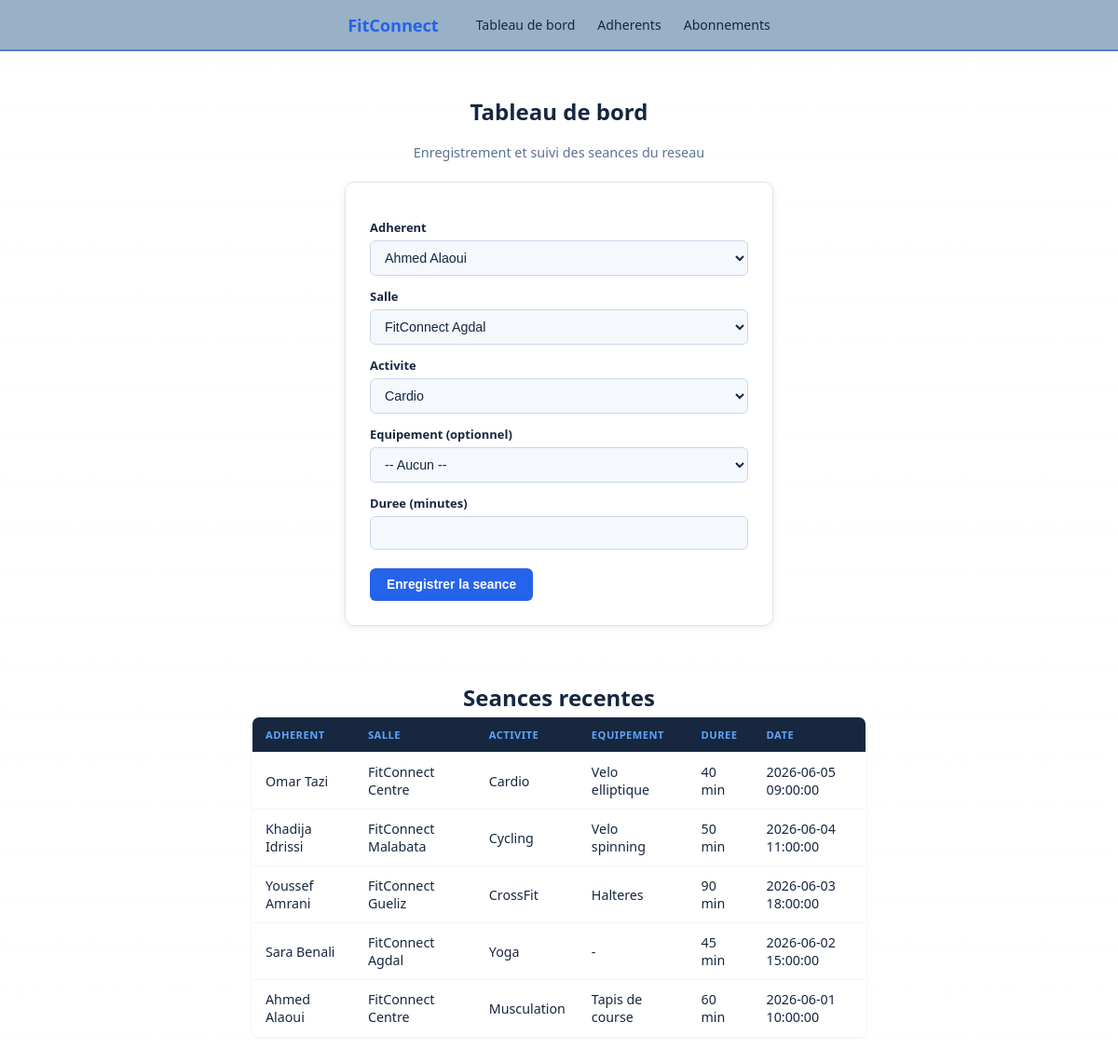
The page /public/index.php on the database its author committed.
### tables this page shows
CREATE TABLE seances (
    id_seance INT AUTO_INCREMENT PRIMARY KEY,
    id_adherent INT NOT NULL,
    id_salle INT NOT NULL,
    id_activite INT NOT NULL,
    id_equipement INT,
    duree_minutes INT NOT NULL,
    date_seance DATETIME NOT NULL,

    FOREIGN KEY (id_adherent) REFERENCES adherents(id_adherent),
    FOREIGN KEY (id_salle) REFERENCES salles(id_salle),
    FOREIGN KEY (id_activite) REFERENCES activites(id_activite),
    FOREIGN KEY (id_equipement) REFERENCES equipements(id_equipement)
);

CREATE TABLE adherents (
    id_adherent INT AUTO_INCREMENT PRIMARY KEY,
    nom VARCHAR(100) NOT NULL,
    prenom VARCHAR(100) NOT NULL,
    email VARCHAR(150) NOT NULL,
    telephone VARCHAR(30),
    date_inscription DATE NOT NULL,
    id_salle INT NOT NULL,
    FOREIGN KEY (id_salle) REFERENCES salles(id_salle)
);

CREATE TABLE salles (
    id_salle INT AUTO_INCREMENT PRIMARY KEY,
    nom VARCHAR(100) NOT NULL,
    adresse VARCHAR(255) NOT NULL,
    ville VARCHAR(100) NOT NULL
);

CREATE TABLE activites (
    id_activite INT AUTO_INCREMENT PRIMARY KEY,
    nom VARCHAR(100) NOT NULL,
    description VARCHAR(255)
);

CREATE TABLE equipements (
    id_equipement INT AUTO_INCREMENT PRIMARY KEY,
    nom VARCHAR(100) NOT NULL,
    id_salle INT NOT NULL,
    FOREIGN KEY (id_salle) REFERENCES salles(id_salle)
);

### app/Controllers/SeanceController.php (called while the page is built, shortened)
<?php
class SeanceController
{
    private SeanceService $seanceService;
    private PDO $pdo;
    public function __construct(PDO $pdo)
    {
        $this->pdo = $pdo;
        $abonnementService = new AbonnementService(new AbonnementRepository($pdo));
        $this->seanceService = new SeanceService(new SeanceRepository($pdo), $abonnementService);
    }
    public function dashboard(): void
    {
        $seances = $this->seanceService->listerDetaillees();
        $adherents = (new AdherentRepository($this->pdo))->findAll();
        $salles = $this->pdo->query('SELECT * FROM salles ORDER BY nom')->fetchAll();
        $activites = $this->pdo->query('SELECT * FROM activites ORDER BY nom')->fetchAll();
        require __DIR__ . '/../../views/dashboard/index.php';
    }
}

### vendor_autoload.php (called while the page is built, shortened)
<?php
spl_autoload_register(function (string $class): void {
    $prefixes = [
        'App\\'    => __DIR__ . '/app/',
        'Config\\' => __DIR__ . '/config/',
    ];
    foreach ($prefixes as $prefix => $baseDir) {
        if (strncmp($prefix, $class, strlen($prefix)) === 0) {
            $relative = substr($class, strlen($prefix));
            $file = $baseDir . str_replace('\\', '/', $relative) . '.php';
            if (file_exists($file)) {
                return;
            }
        }
    }
});

### app/Repositories/AdherentRepository.php (called while the page is built, shortened)
<?php
class AdherentRepository
{
    private PDO $pdo;
    public function __construct(PDO $pdo)
    {
        $this->pdo = $pdo;
    }
    public function findAll(): array
    {
        $stmt = $this->pdo->query('SELECT * FROM adherents ORDER BY nom, prenom');
        return array_map(fn($row) => Adherent::fromArray($row), $stmt->fetchAll());
    }
}

### app/Entities/Adherent.php (called while the page is built, shortened)
<?php
class Adherent
{
    private ?int $idAdherent;
    private string $nom;
    private string $prenom;
    public function __construct(
        string $nom,
        string $prenom,
        string $email,
        ?string $telephone,
        string $dateInscription,
        int $idSalle,
        ?int $idAdherent = null
    ) {
        $this->nom = $nom;
        $this->prenom = $prenom;
        $this->idAdherent = $idAdherent;
    }
    public static function fromArray(array $row): self
    {
        return new self(
            $row['nom'],
            $row['prenom'],
            $row['email'],
            $row['telephone'] ?? null,
            $row['date_inscription'],
            (int) $row['id_salle'],
            isset($row['id_adherent']) ? (int) $row['id_adherent'] : null
        );
    }
    public function getIdAdherent(): ?int { return $this->idAdherent; }
    public function getNomComplet(): string { return $this->prenom . ' ' . $this->nom; }
}

### app/Services/SeanceService.php (called while the page is built, shortened)
<?php
class SeanceService
{
    private SeanceRepository $seanceRepository;
    public function __construct(SeanceRepository $seanceRepository, AbonnementService $abonnementService)
    {
        $this->seanceRepository = $seanceRepository;
    }
    public function listerDetaillees(): array
    {
        return $this->seanceRepository->findAllDetaille();
    }
}

### app/Repositories/SeanceRepository.php (called while the page is built, shortened)
<?php
class SeanceRepository
{
    private PDO $pdo;
    public function __construct(PDO $pdo)
    {
        $this->pdo = $pdo;
    }
    public function findAllDetaille(): array
    {
        $sql = "SELECT s.*, a.nom AS adherent_nom, a.prenom AS adherent_prenom,
                       sa.nom AS salle_nom, ac.nom AS activite_nom, e.nom AS equipement_nom
                FROM seances s
                JOIN adherents a ON a.id_adherent = s.id_adherent
                JOIN salles sa ON sa.id_salle = s.id_salle
                JOIN activites ac ON ac.id_activite = s.id_activite
                LEFT JOIN equipements e ON e.id_equipement = s.id_equipement
                ORDER BY s.date_seance DESC";
        $stmt = $this->pdo->query($sql);
        return $stmt->fetchAll();
    }
}

### views/dashboard/index.php (the view, shortened to what this page needs)
<?php require __DIR__ . '/../partials/nav.php'; ?>
<div class="container">
    <h1>Tableau de bord</h1>
    <p class="subtitle">Enregistrement et suivi des seances du reseau</p>
    <form class="card" method="post" action="index.php?page=dashboard">
        <label>Adherent</label>
        <select name="id_adherent" required>
            <?php foreach ($adherents as $a): ?>
                <option value="<?= $a->getIdAdherent() ?>"><?= htmlspecialchars($a->getNomComplet()) ?></option>
            <?php endforeach; ?>
        </select>
        <label>Salle</label>
        <select name="id_salle" required>
            <?php foreach ($salles as $s): ?>
                <option value="<?= $s['id_salle'] ?>"><?= htmlspecialchars($s['nom']) ?></option>
            <?php endforeach; ?>
        </select>
        <label>Activite</label>
        <select name="id_activite" required>
            <?php foreach ($activites as $act): ?>
                <option value="<?= $act['id_activite'] ?>"><?= htmlspecialchars($act['nom']) ?></option>
            <?php endforeach; ?>
        </select>
        <label>Equipement (optionnel)</label>
        <select name="id_equipement">
            <option value="">-- Aucun --</option>
        </select>
        <label>Duree (minutes)</label>
        <input type="number" name="duree_minutes" min="1" required>
        <button type="submit">Enregistrer la seance</button>
    </form>
    <h1 style="margin-top:36px;">Seances recentes</h1>
    <table>
        <thead>
        <tr><th>Adherent</th><th>Salle</th><th>Activite</th><th>Equipement</th><th>Duree</th><th>Date</th></tr>
        </thead>
        <tbody>
        <?php foreach (array_slice($seances, 0, 30) as $s): ?>
            <tr>
                <td><?= htmlspecialchars($s['adherent_prenom'] . ' ' . $s['adherent_nom']) ?></td>
                <td><?= htmlspecialchars($s['salle_nom']) ?></td>
                <td><?= htmlspecialchars($s['activite_nom']) ?></td>
                <td><?= htmlspecialchars($s['equipement_nom'] ?? '-') ?></td>
                <td><?= (int)$s['duree_minutes'] ?> min</td>
                <td><?= htmlspecialchars($s['date_seance']) ?></td>
            </tr>
        <?php endforeach; ?>
        </tbody>
    </table>
</div>

### public/index.php (shortened to what this page needs)
<?php
require_once __DIR__ . '/../vendor_autoload.php';
try {
    $pdo = Database::getConnection();
} catch (\Throwable $e) {
    http_response_code(500);
    echo '<h1>Erreur de connexion a la base de donnees</h1><p>' . htmlspecialchars($e->getMessage()) . '</p>';
    exit;
}
$page = $_GET['page'] ?? 'dashboard';
switch ($page) {
    case 'dashboard':
    default:
        (new SeanceController($pdo))->dashboard();
        break;
}

### views/partials/nav.php (shortened to what this page needs)
<!DOCTYPE html>
<html lang="fr">
<head>
    <link rel="stylesheet" href="assets/style.css">
</head>
<body>
<nav>
    <span class="brand">FitConnect</span>
    <a href="index.php?page=dashboard">Tableau de bord</a>
    <a href="index.php?page=adherents">Adherents</a>
    <a href="index.php?page=abonnements">Abonnements</a>
</nav>

### public/assets/style.css (style rules this page uses)
* { box-sizing: border-box; }
body { font-family: 'Segoe UI', Arial, sans-serif; background: linear-gradient(rgba(255, 255, 255, 0.75), rgba(255, 255, 255, 0.658)), url('https://images.pexels.com/photos/1552242/pexels-photo-1552242.jpeg?auto=compress&cs=tinysrgb&w=1920') no-repeat center center fixed !important; background-size: cover !important; margin: 0; color: #16273f; }
nav { background: rgba(148, 173, 197, 0.95); padding: 14px 28px; display: flex; gap: 24px; align-items: center; justify-content: center; border-bottom: 2px solid #567ed4; box-shadow: 0 1px 3px rgba(22, 39, 63, .06); backdrop-filter: blur(8px); }
nav .brand { font-weight: 700; font-size: 1.15rem; color: #2563eb; margin-right: 16px; letter-spacing: -.01em; }
nav a { color: #16273f; text-decoration: none; font-weight: 500; font-size: .88rem; }
.container { max-width: 700px; margin: 32px auto; padding: 0 20px; display: flex; flex-direction: column; align-items: center; text-align: center; }
h1 { font-size: 1.5rem; margin-bottom: 4px; color: #16273f; font-weight: 700; }
.subtitle { color: #5b7290; margin-bottom: 22px; font-size: .9rem; }
table { width: 100%; border-collapse: collapse; background: rgba(255, 255, 255, 0.95); backdrop-filter: blur(8px); border: 1px solid #d7e3f4; border-radius: 8px; overflow: hidden; box-shadow: 0 1px 3px rgba(22, 39, 63, .08); text-align: left; }
th, td { text-align: left; padding: 11px 14px; border-bottom: 1px solid #eef3fa; font-size: .89rem; }
th { background: #16273f; text-transform: uppercase; font-size: .7rem; letter-spacing: .04em; color: #60a5fa; font-weight: 700; }
tr:last-child td { border-bottom: none; }
form.card, .card { background: rgba(255, 255, 255, 0.95); backdrop-filter: blur(8px); border: 1px solid #d7e3f4; padding: 26px; border-radius: 10px; max-width: 460px; width: 100%; margin: 0 auto 24px auto; box-shadow: 0 2px 8px rgba(22, 39, 63, .08); text-align: left; }
label { display: block; margin-top: 13px; font-size: .81rem; font-weight: 600; color: #16273f; }
input, select { width: 100%; padding: 9px 11px; margin-top: 5px; background: #f5f8fd; border: 1px solid #c7d7ec; border-radius: 6px; font-size: .89rem; color: #16273f; }
button, .btn-primary { margin-top: 20px; background: #2563eb; border: none; padding: 10px 18px; border-radius: 6px; font-weight: 600; cursor: pointer; color: #ffffff; font-size: .86rem; }

### rows shown on the page
seances: id_adherent.nom "Omar Tazi", id_salle.nom "FitConnect Centre", id_activite.nom "Cardio", id_equipement.nom "Velo elliptique", duree_minutes "40", date_seance "2026-06-05 09:00:00"
seances: id_adherent.nom "Khadija Idrissi", id_salle.nom "FitConnect Malabata", id_activite.nom "Cycling", id_equipement.nom "Velo spinning", duree_minutes "50", date_seance "2026-06-04 11:00:00"
seances: id_adherent.nom "Youssef Amrani", id_salle.nom "FitConnect Gueliz", id_activite.nom "CrossFit", id_equipement.nom "Halteres", duree_minutes "90", date_seance "2026-06-03 18:00:00"
seances: id_adherent.nom "Sara Benali", id_salle.nom "FitConnect Agdal", id_activite.nom "Yoga", equipement_nom "-", duree_minutes "45", date_seance "2026-06-02 15:00:00"
seances: id_adherent.nom "Ahmed Alaoui", id_salle.nom "FitConnect Centre", id_activite.nom "Musculation", id_equipement.nom "Tapis de course", duree_minutes "60", date_seance "2026-06-01 10:00:00"

### other values the page prints
form field id_adherent "Ahmed Alaoui"
form field id_salle "FitConnect Agdal"
form field id_activite "Cardio"
